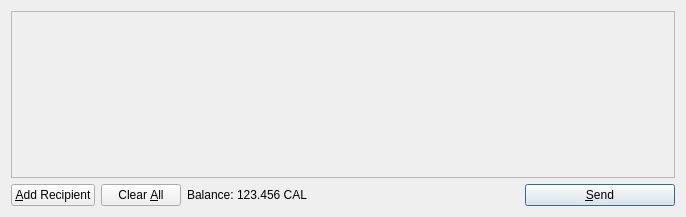
<?xml version="1.0" encoding="UTF-8"?>
<ui version="4.0">
 <class>SendCoinsDialog</class>
 <widget class="QDialog" name="SendCoinsDialog">
  <property name="geometry">
   <rect>
    <x>0</x>
    <y>0</y>
    <width>686</width>
    <height>217</height>
   </rect>
  </property>
  <property name="windowTitle">
   <string>Send Coins</string>
  </property>
  <layout class="QVBoxLayout" name="verticalLayout">
   <item>
    <widget class="QScrollArea" name="scrollArea">
     <property name="widgetResizable">
      <bool>true</bool>
     </property>
     <widget class="QWidget" name="scrollAreaWidgetContents">
      <property name="geometry">
       <rect>
        <x>0</x>
        <y>0</y>
        <width>666</width>
        <height>165</height>
       </rect>
      </property>
      <layout class="QVBoxLayout" name="verticalLayout_2">
       <property name="margin">
        <number>0</number>
       </property>
       <item>
        <layout class="QVBoxLayout" name="entries">
         <property name="spacing">
          <number>6</number>
         </property>
        </layout>
       </item>
       <item>
        <spacer name="verticalSpacer">
         <property name="orientation">
          <enum>Qt::Vertical</enum>
         </property>
         <property name="sizeHint" stdset="0">
          <size>
           <width>20</width>
           <height>40</height>
          </size>
         </property>
        </spacer>
       </item>
      </layout>
     </widget>
    </widget>
   </item>
   <item>
    <layout class="QHBoxLayout" name="horizontalLayout">
     <item>
      <widget class="QPushButton" name="addButton">
       <property name="toolTip">
        <string>Send to multiple recipients at once</string>
       </property>
       <property name="text">
        <string>&amp;Add Recipient</string>
       </property>
       <property name="icon">
        <iconset resource="../bitcoin.qrc">
         <normaloff>:/icons/add</normaloff>:/icons/add</iconset>
       </property>
       <property name="autoDefault">
        <bool>false</bool>
       </property>
      </widget>
     </item>
     <item>
      <widget class="QPushButton" name="clearButton">
       <property name="sizePolicy">
        <sizepolicy hsizetype="Minimum" vsizetype="Fixed">
         <horstretch>0</horstretch>
         <verstretch>0</verstretch>
        </sizepolicy>
       </property>
       <property name="toolTip">
        <string>Remove all transaction fields</string>
       </property>
       <property name="text">
        <string>Clear &amp;All</string>
       </property>
       <property name="icon">
        <iconset resource="../bitcoin.qrc">
         <normaloff>:/icons/remove</normaloff>:/icons/remove</iconset>
       </property>
       <property name="autoRepeatDelay">
        <number>300</number>
       </property>
       <property name="autoDefault">
        <bool>false</bool>
       </property>
      </widget>
     </item>
     <item>
      <layout class="QHBoxLayout" name="horizontalLayout_2">
       <property name="spacing">
        <number>3</number>
       </property>
       <item>
        <widget class="QLabel" name="label">
         <property name="text">
          <string>Balance:</string>
         </property>
        </widget>
       </item>
       <item>
        <widget class="QLabel" name="labelBalance">
         <property name="cursor">
          <cursorShape>IBeamCursor</cursorShape>
         </property>
         <property name="text">
          <string>123.456 CAL</string>
         </property>
         <property name="textInteractionFlags">
          <set>Qt::LinksAccessibleByMouse|Qt::TextSelectableByKeyboard|Qt::TextSelectableByMouse</set>
         </property>
        </widget>
       </item>
      </layout>
     </item>
     <item>
      <spacer name="horizontalSpacer">
       <property name="orientation">
        <enum>Qt::Horizontal</enum>
       </property>
       <property name="sizeHint" stdset="0">
        <size>
         <width>40</width>
         <height>20</height>
        </size>
       </property>
      </spacer>
     </item>
     <item>
      <widget class="QPushButton" name="sendButton">
       <property name="minimumSize">
        <size>
         <width>150</width>
         <height>0</height>
        </size>
       </property>
       <property name="toolTip">
        <string>Confirm the send action</string>
       </property>
       <property name="text">
        <string>&amp;Send</string>
       </property>
       <property name="icon">
        <iconset resource="../bitcoin.qrc">
         <normaloff>:/icons/send</normaloff>:/icons/send</iconset>
       </property>
       <property name="default">
        <bool>true</bool>
       </property>
      </widget>
     </item>
    </layout>
   </item>
  </layout>
 </widget>
 <resources>
  <include location="../bitcoin.qrc"/>
 </resources>
 <connections/>
</ui>
